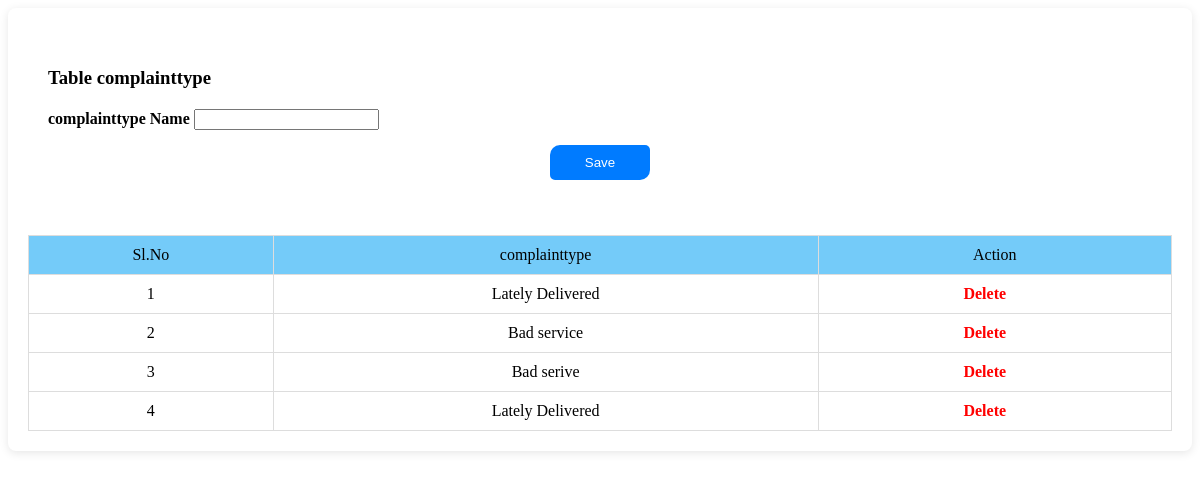
The page /Project/Admin/complainttype.php on the database its author committed.
### tables this page shows
CREATE TABLE `tbl_complainttype` (
  `complainttype_id` int(11) NOT NULL,
  `complainttype_name` varchar(100) NOT NULL
);

### Project/Admin/complainttype.php (the view, shortened to what this page needs)
<!DOCTYPE html PUBLIC "-//W3C//DTD XHTML 1.0 Transitional//EN" "http://www.w3.org/TR/xhtml1/DTD/xhtml1-transitional.dtd">
<html xmlns="http://www.w3.org/1999/xhtml">
<head>
</head>
<?php
include('../Assets/Connection/Connection.php');
?>
<body>
        <section class="main_content dashboard_part">
            <div class="main_content_iner ">
                <div class="container-fluid p-0">
                    <div class="row justify-content-center">
                        <div class="col-12">
                            <div class="QA_section">
                                <div class="white_box_tittle list_header">
                                    <div class="col-lg-12">
                                        <div class="white_box mb_30">
                                            <div class="box_header ">
                                                <div class="main-title">
                                                    <h3 class="mb-0" >Table complainttype</h3>
                                                </div>
                                            </div>
                                            <form method="post">
                                                <div class="form-group">
                                                    <label for="txt_complainttype">complainttype Name</label>
                                                    <input required="" type="text" class="form-control" id="txt_complainttype" name="txt_complainttype">
                                                </div>
                                                <div class="form-group" align="center">
<input type="submit" class="btn-dark" style="width:100px; border-radius: 10px 5px " name="btn_save" value="Save">
                                                </div>
                                            </form>
                                        </div>
                                    </div>
                                </div>
                                <div class="QA_table mb_30">
                                    <table class="table lms_table_active">
                                        <thead>
                                            <tr style="background-color: #74CBF9">
                                                <td align="center" scope="col">Sl.No</td>
                                                <td align="center" scope="col">complainttype</td>
                                                <td align="center" scope="col">Action</td>
                                            </tr>
                                        </thead>
                                        <tbody>
                                            <?php
                                                $i = 0;
                                                $selQry = "select * from tbl_complainttype";
                                                $rs = $con->query($selQry);
                                                while ($data = $rs->fetch_assoc()) {
                                                    $i++;
                                            ?>
                                            <tr>
                                                <td align="center"><?php echo $i;?></td>
                                                <td align="center"><?php echo $data["complainttype_name"];?></td>
                                                <td align="center"><a href="complainttype.php?id=<?php echo $data["complainttype_id"];?>" class="status_btn">Delete</a> &nbsp;&nbsp;&nbsp;&nbsp;
</td>                                            </tr>
                                            <?php
                                              }
                                            ?>
                                        </tbody>
                                    </table>
                                </div>
                            </div>
                        </div>
                    </div>
                </div>
            </div>
        </section>
</body>
</html>

### Project/Admin/complainttype.php (style rules this page uses)
.main_content { background-color: white; border-radius: 8px; box-shadow: 0 2px 10px rgba(0, 0, 0, 0.1); padding: 20px; margin-bottom: 20px; }
.white_box { background-color: #fff; padding: 20px; border-radius: 8px; }
.box_header { margin-bottom: 20px; }
.btn-dark { background-color: #007bff; color: white; border: none; padding: 10px 15px; border-radius: 5px; cursor: pointer; transition: background-color 0.3s; }
.table { width: 100%; border-collapse: collapse; margin-top: 20px; }
.table th, .table td { padding: 10px; text-align: center; border: 1px solid #ddd; }
.status_btn { color: red; text-decoration: none; font-weight: bold; }
.form-group { margin-bottom: 15px; }
label { font-weight: bold; }

### rows shown on the page
tbl_complainttype: complainttype_name "Lately Delivered"
tbl_complainttype: complainttype_name "Bad service"
tbl_complainttype: complainttype_name "Bad serive"
tbl_complainttype: complainttype_name "Lately Delivered"
